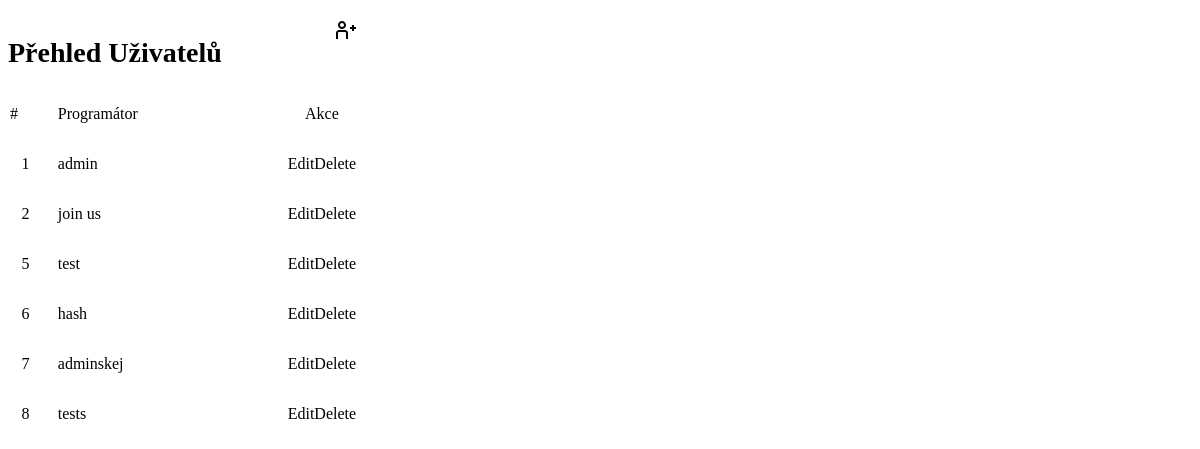
The page /app/user/ on the database as committed earlier.
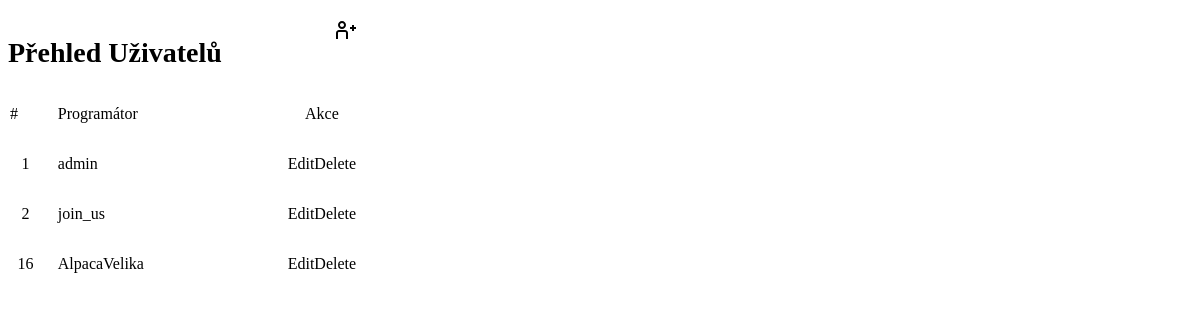
The same page on the database as committed later.
### tables this page shows
CREATE TABLE "users"
(
    "id"        INTEGER NOT NULL,
    "username"  TEXT,
    "firstname" TEXT,
    "lastname"  TEXT,
    "password"  TEXT,
    "email"     TEXT,
    "role"      TEXT,
    PRIMARY KEY ("id" AUTOINCREMENT)
);

### app.py (the view)
@app.route('/app/user/', methods=["GET", "POST"])
def users_overview():
    conn = db.get_db_connection()
    users = conn.execute("SELECT * FROM users").fetchall()
    conn.close()
    return render_template('usersOverview.html', users=users)

### db.py (called while the page is built)
def get_db_connection():  # napojení se na databázi
    conn = sqlite3.connect(databasePath)
    conn.row_factory = sqlite3.Row
    return conn

### templates/usersOverview.html (shortened to what this page needs)
<div class="outerBox_add-edit_window">
    <div id="addWindow" style="position:absolute; z-index: 5">
        <div id="_addEdit_window_users" style="position: absolute; width: 100%; height: 100%; z-index: 5">
        </div>
        <div class="container-user-overview" style="position:relative;">
            <div class="container-user-overview-inner">
                <div style="display: flex; justify-content: space-between; margin-top: 10px;">
                    <h1 style="font-size: 1.75rem;">Přehled Uživatelů</h1>
                    <a class="button" id="button-add-user" style="cursor: pointer" onclick="function set_legend_text() {
              legend_text = 'Přidání Uživatele'
            } set_legend_text(); addUser_window()">
                        <img src="{{ url_for('static', filename='svg/user-add.svg') }}" alt="">
                    </a>
                </div>
                <div id="table_users">
                    {% include 'customElements/tableForUsers.html' %}
                </div>
            </div>
        </div>
    </div>
</div>

### templates/customElements/tableForUsers.html (shortened to what this page needs)
{% block userTable %}
    <table id="table_users_s">
        <thead id="user_thead">
        <tr>
            <td style="padding: 15px 0; width: 2%">#</td>
            <td style="padding-left: 15px">Programátor</td>
            <td style="text-align: center; padding: 0">Akce</td>
        </tr>
        </thead>
        <tbody>
        {% for user in users %}
            <tr>
                <td style="width: 9%; text-align: center; padding: 15px 0;">{{ user.id }}</td>
                <td style="padding-left: 15px">{{ user.username }}</td>
                <td style="width: 20%; padding: 0">
                    <div style="display: flex; justify-content: space-around;">
                        <a class="button_edit_user"
                           onclick="getUserId('{{ user.id }}');edit_user(); function set_legend_text() {
                                   legend_text = 'Upravení Uživatele'
                                   } set_legend_text();"
                           style="cursor:pointer;">Edit</a>
                        <a onclick="getUsername('{{ user.username }}');remove_user();set_remove_statement('user')"
                           id="button_delete_user" style="cursor:pointer;">Delete</a>
                    </div>
                </td>
            </tr>
        {% endfor %}
        </tbody>
    </table>
{% endblock %}

Rows that differ between the two databases and show on the page:
removed users: id "5", username "test"
removed users: id "6", username "hash"
removed users: id "7", username "adminskej"
removed users: id "8", username "tests"
changed users id 2: username "join us" → "join_us"
added users: id "16", username "AlpacaVelika"
